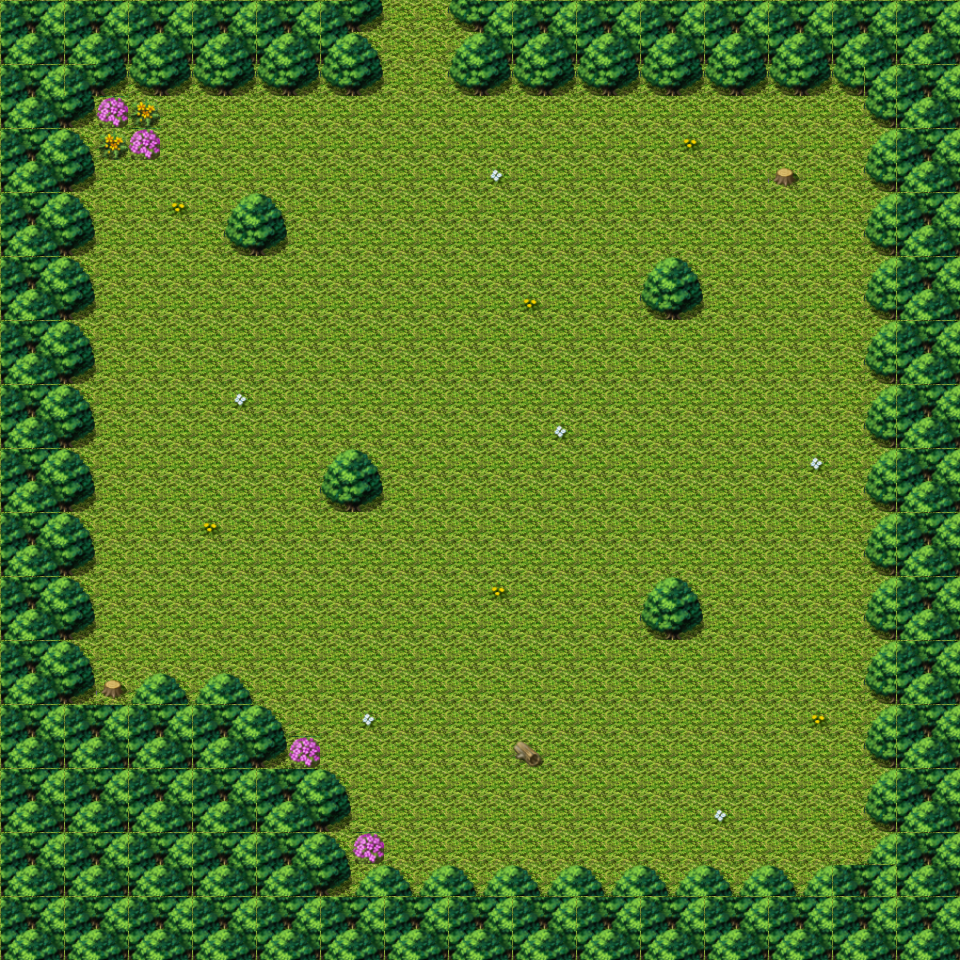

Tiled map render using the project's own tile images. Description and the map definition, with tile-layer contents summarised, below:
An orthogonal 30x30 tile map with 32x32 px tiles, 3 tile layers (GroundData, DecorationData, FurnitureData), 2 tilesets and 2 objects (SpawnPoint, portal).

<map version="1.0" orientation="orthogonal" renderorder="right-down" width="30" height="30" tilewidth="32" tileheight="32" nextobjectid="7">
 <properties>
  <property name="name" value="main" />
 </properties>
 <tileset firstgid="1" name="floor" tilewidth="32" tileheight="32" tilecount="192" columns="16">
  <image source="Forest Tiles/floor.png" width="512" height="384" />
 </tileset>
 <tileset firstgid="193" name="forest1" tilewidth="32" tileheight="32" tilecount="256" columns="16">
  <image source="Forest Tiles/forest1.png" width="512" height="512" />
 </tileset>
 <layer name="GroundData" width="30" height="30">
  <data>[900 cells, 900 non-empty, 1 distinct tile ids]</data>
 </layer>
 <layer name="DecorationData" width="30" height="30">
  <properties>
   <property name="name" value="main" />
  </properties>
  <data>[900 cells, 18 non-empty, 4 distinct tile ids]</data>
 </layer>
 <layer name="FurnitureData" width="30" height="30">
  <data>[900 cells, 377 non-empty, 10 distinct tile ids]</data>
 </layer>
 <objectgroup name="ObjectData">
  <object id="4" name="SpawnPoint" x="650" y="734" width="32" height="32">
   <properties>
    <property name="name" value="start" />
   </properties>
  </object>
  <object id="6" name="portal" x="384" y="0" width="64" height="32" />
 </objectgroup>
</map>
